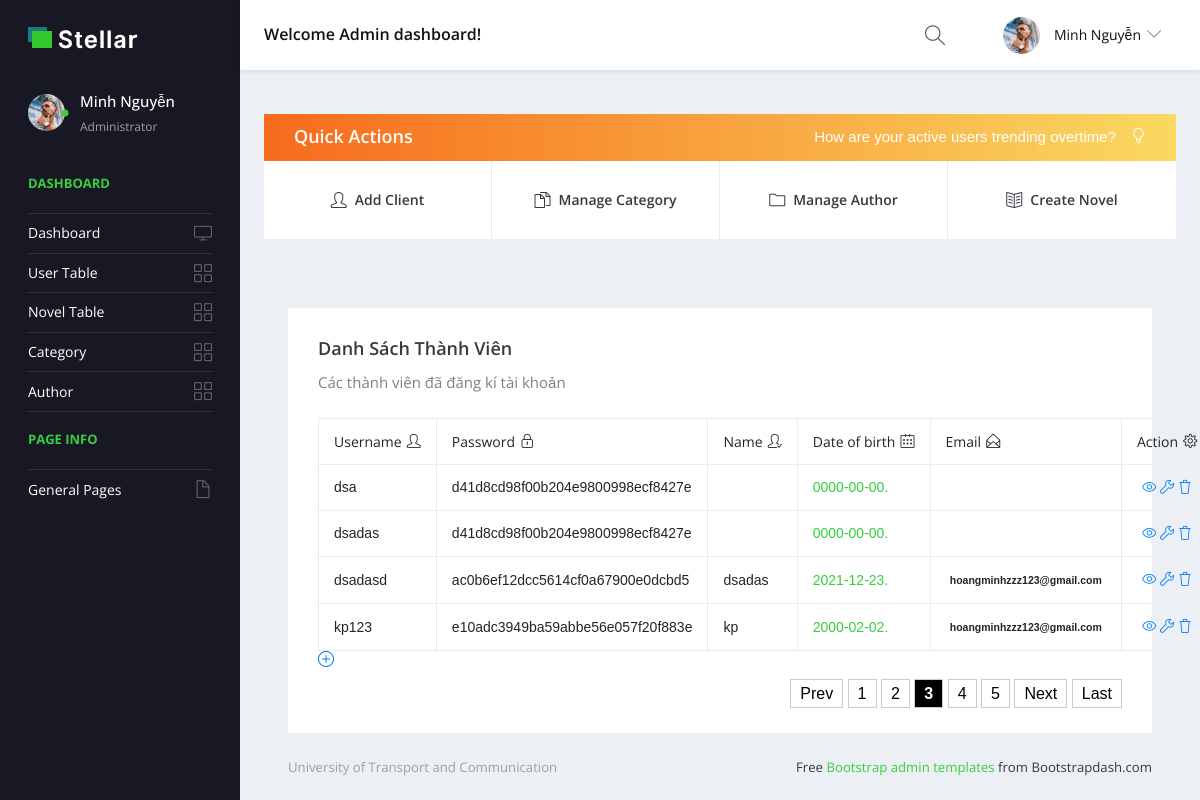
The app's page /BTL/Admin/UserTable/3 with its own data.
### tables this page shows
CREATE TABLE `user_account` (
  `username` varchar(50) NOT NULL,
  `password` varchar(50) NOT NULL,
  `name` varchar(50) NOT NULL,
  `dob` date DEFAULT NULL,
  `email` varchar(50) DEFAULT NULL
);

### BTL/mvc/core/Controller.php (called while the page is built, shortened)
<?php
    class Controller{
        public function view($view,$data=[]){
            require_once "./mvc/views/".$view.".php";
        }
    }
?>

### BTL/mvc/controllers/Admin.php (called while the page is built, shortened)
<?php
    class Admin extends Controller{
        public function UserTable($page){
            $source=$this->model("user_account");
            $this->view("Admin_layout",[
                        "func"=>"Admin/UserTable",
                        "page"=>"pages/tables/user_table",
                        "has_paging"=>true,
                        "source"=>$source->GetAll($page)
                    ]);
        }
    }
?>

### BTL/mvc/core/App.php (called while the page is built, shortened)
<?php
    class App{
        protected $controller="Admin";
        protected $action="Index";
        function __construct()
        {
            $arr=$this->UrlProcess();
            if(isset($arr[1]))
            {
                if(file_exists("./mvc/controllers/".$arr[0].".php"))
                {
                    $this->controller=$arr[0];
                    unset($arr[0]);
                }
            }
            if(isset($arr[1]))
            {
                if(method_exists($this->controller,$arr[1]))
                {
                    $this->action=$arr[1];
                    unset($arr[1]);
                }
            }
            $this->params=$arr?array_values($arr):[];
            $this->controller=new $this->controller;
            call_user_func_array([$this->controller,$this->action],$this->params);
        }
        function UrlProcess()
        {
            if(isset($_GET["url"]))
            {
                return explode("/",filter_var(trim($_GET["url"],"/")));
            }
        }
    }
?>

### BTL/index.php (called while the page is built, shortened)
<?php
$myApp=new App();
?>

### BTL/mvc/core/DB.php (called while the page is built, shortened)
<?php
    class DB{
        protected $servername='localhost';
        protected $username='root';
        protected $password='';
        protected $dbname='db_webnovel';
        function __construct()
        {
            $this->conn=mysqli_connect($this->servername,$this->username,$this->password,$this->dbname);
        }
    }
?>

### BTL/mvc/models/user_account.php (called while the page is built, shortened)
<?php
    class user_account extends DB{
        public function GetAll($page)
        {
        $item_per_page = 4;
        $current_page = !empty($page) ? $page : 1;
        $offset = ($current_page - 1) * $item_per_page;
        $account = mysqli_query($this->conn, "SELECT * FROM `user_account`   LIMIT " . $item_per_page . " OFFSET " . $offset);
        $totalRecords = mysqli_query($this->conn, "SELECT * FROM `user_account`");
        $totalRecords = $totalRecords->num_rows;
        $totalPages = ceil($totalRecords / $item_per_page);
        return $data = [
            "sp" => $account,
            "currentPage" => $current_page,
            "totalRecords" => $totalRecords,
            "totalPages" => $totalPages
        ];
        }
}
?>

### BTL/mvc/views/Admin_pages/pages/tables/user_table.php (the view, shortened to what this page needs)
<div class="content-wrapper">
  <div class="row">
    <div class="col-lg-12 grid-margin stretch-card">
      <div class="card">
        <div class="card-body">
          <h4 class="card-title">Danh sách thành viên</h4>
          <p class="card-description"> Các thành viên đã đăng kí tài khoản
          </p>
          <table class="table table-hover table-bordered">
            <thead>
              <tr>
                <th>Username<i class=' icon-user'></i></th>
                <th>Password<i class=' icon-lock'></i></th>
                <th>Name<i class='  icon-user-following'></i></th>
                <th>Date of birth<i class=' icon-calendar'></i></th>
                <th>Email<i class='  icon-envelope-open'></i></th>
                <th style="text-align: center;">Action<i  class='icon-settings'></i></th>
              </tr>
            </thead>
            <tbody>
              <?php
              while ($row = mysqli_fetch_array($data["source"]["sp"])) {
                echo "<tr>
                <td>".$row["username"]."</td>
                <td>".$row["password"]."</td>
                <td>".$row["name"]."</td>
                <td class='text-success'>". $row["dob"]. ".</td>
                <td><label class='badge badge-email'>".$row["email"]."</label></td>
                <td style='text-align: center;'>
                    <a href='/BTL/Admin/CrudUser/View/".$row["username"]."/'><i class='icon-eye'></i></a>
                    <a href='/BTL/Admin/CrudUser/Update/".$row["username"]."/'><i class='icon-wrench'></i></a>
                    <a href='/BTL/Admin/CrudUser/Delete/".$row["username"]."'><i class='icon-trash'></i></a>
                </td>
                </tr>";
              }
              ?>
            </tbody>
          </table>
          <?php if (!empty($data["has_paging"])) : ?>
            <a href='/BTL/Admin/CrudUser/Create/0'><i class='icon-plus'></i></a>
            <?php
            include './mvc/views/Admin_pages/partials/pagination.php';
            ?>
          <?php endif; ?>
        </div>
      </div>
    </div>
  </div>

### BTL/mvc/views/Admin_pages/partials/pagination.php (style rules this page uses)
body { font-family: arial; }
a { text-decoration: none; }

### records on screen
user_account: username "dsa", password "d41d8cd98f00b204e9800998ecf8427e", dob "0000-00-00"
user_account: username "dsadas", password "d41d8cd98f00b204e9800998ecf8427e", dob "0000-00-00"
user_account: username "dsadasd", password "ac0b6ef12dcc5614cf0a67900e0dcbd5", name "dsadas", dob "2021-12-23", email "hoangminhzzz123@gmail.com"
user_account: username "kp123", password "e10adc3949ba59abbe56e057f20f883e", name "kp", dob "2000-02-02", email "hoangminhzzz123@gmail.com"
